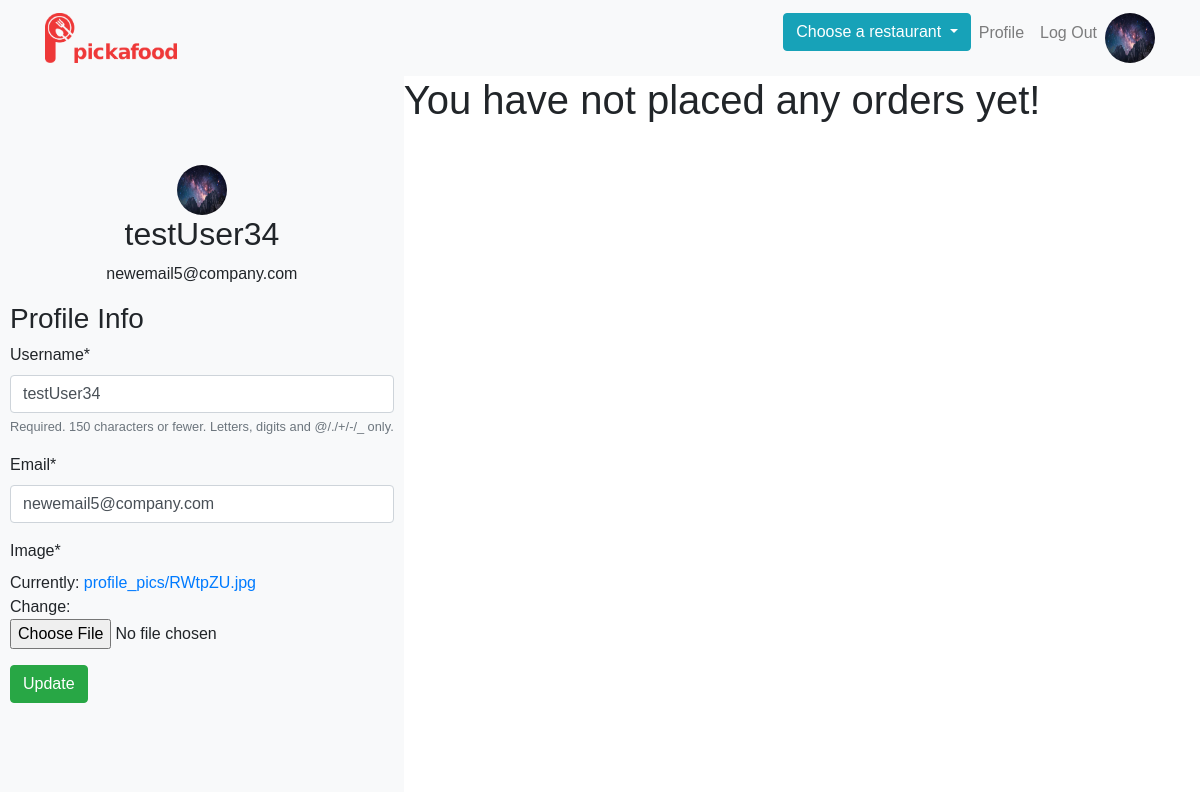
The page /profile/ (signed in) on the database as committed earlier.
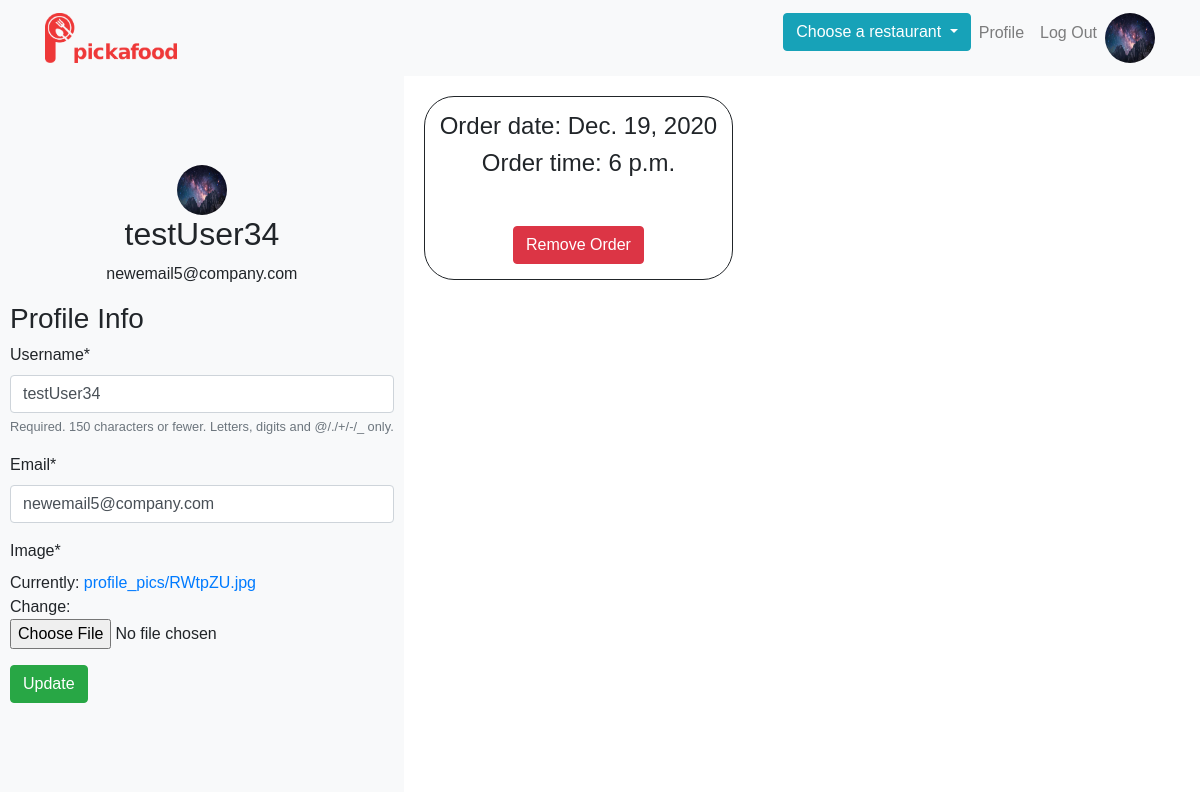
The same page on the database as committed later.
### app/models.py (models this page shows)
class Order(models.Model):
    date = models.DateField()
    time = models.TimeField()
    number_of_people = models.IntegerField()
    name = models.CharField(max_length=150)
    telephone_number = models.CharField(validators=[phone_regex],
                                        max_length=17,
                                        blank=True)
    email = models.EmailField()
    order_restaurant = models.ForeignKey(Restaurant, on_delete=models.DO_NOTHING)
    order_profile = models.ForeignKey(Profile, on_delete=models.DO_NOTHING)

### users/views.py (the view)
# urls.py: path('profile/', user_views.profile, name='profile'),
@login_required
def profile(request):
    if request.method == 'POST':
        user_form = UserUpdateForm(request.POST, instance=request.user)
        profile_form = ProfileUpdateForm(request.POST, request.FILES,
                                         instance=request.user.profile)
        if user_form.is_valid() and profile_form.is_valid():
            user_form.save()
            profile_form.save()
            messages.success(request, f'Your account has been updated!')
            redirect('profile')
    else:
        user_form = UserUpdateForm(instance=request.user)
        profile_form = ProfileUpdateForm(instance=request.user.profile)
    restaurants = Restaurant.objects.all()
    context = {
          'user_form': user_form,
          'profile_form': profile_form,
          'restaurants': restaurants,
    }
    if not request.user.profile.is_restaurant_admin_profile == '':
        restaurant_orders = [item for item in Order.objects.all() if get_restaurant_name(item.order_restaurant.name) == request.user.profile.is_restaurant_admin_profile]
        current = len(restaurant_orders)
        context['range'] = range(current)
        context['orders'] = restaurant_orders
        return render(request, 'users/admin_profile.html', context)
    else:
        user_order = Order.objects.filter(order_profile=request.user.profile)
        current = user_order.count()
        context['range'] = range(current)
        context['orders'] = user_order
        return render(request, 'users/common_profile.html', context)

### users/forms.py
class UserUpdateForm(forms.ModelForm):
    email = forms.EmailField()
    class Meta:
        model = User
        fields = [
            'username',
            'email',
        ]

class ProfileUpdateForm(forms.ModelForm):
    class Meta:
        model = Profile
        fields = [
            'image',
        ]

### app/context_processors/restaurants.py (called while the page is built)
def restaurants(request):
    from app.models import Restaurant
    return {'restaurants': Restaurant.objects.all()}

### app/models.py (called while the page is built)
    def __str__(self):
        return self.name

### users/models.py (called while the page is built)
    @property
    def is_restaurant_admin_profile(self):
        for item in RESTAURANT_NAMES:
            if not self.user.email.__str__().find(item) == -1:
                is_restaurant_admin_profile = item
                self.user.is_staff = True
                self.user.save()
                return is_restaurant_admin_profile
        return ''

### app/templates/users/common_profile.html (shortened to what this page needs)
{% extends 'users/profile.html' %}
{% block is_admin %}
    {% if orders %}
        {% for order in orders %}
            <div
                    style="
              min-width: 150px;
              min-height: 150px;
              border-radius: 30px;
              border: 1px solid;
              display: flex;
              justify-content: center;
              align-items: center;
              flex-direction: column;
              margin: 20px;
              padding: 15px;
              box-sizing: border-box;
            "
            >
                <h4>Order date: {{ order.date }}</h4>
                <h4>Order time: {{ order.time }}</h4>
            <a href="{% url 'remove' order.id %}">
                <button class="btn btn-danger" >
                    Remove Order
                </button>
            </a>
            </div>
        {% endfor %}
    {% else %}
        <h1>You have not placed any orders yet!</h1>
    {% endif %}
{% endblock is_admin %}

Rows that differ between the two databases and show on the page:
added Order: date "Dec. 19, 2020", time "6 p.m."
Other text that changed with them:
text no longer shown: "You have not placed any orders yet!"
